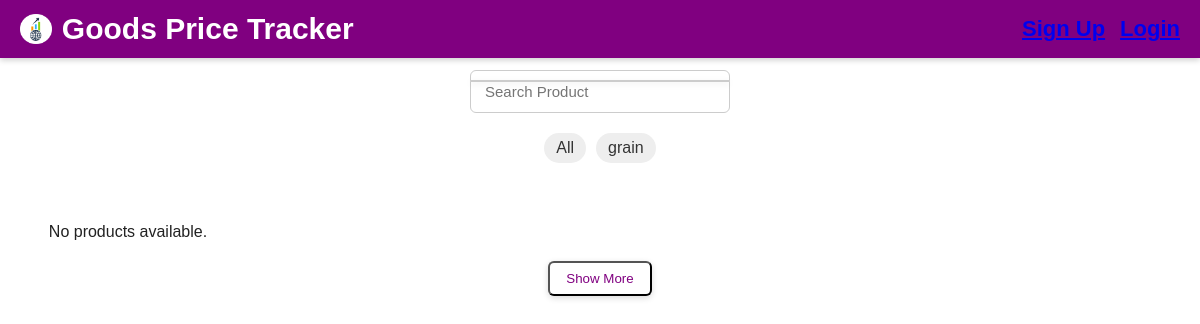
The page /?tag=Vegetable on the database as committed earlier.
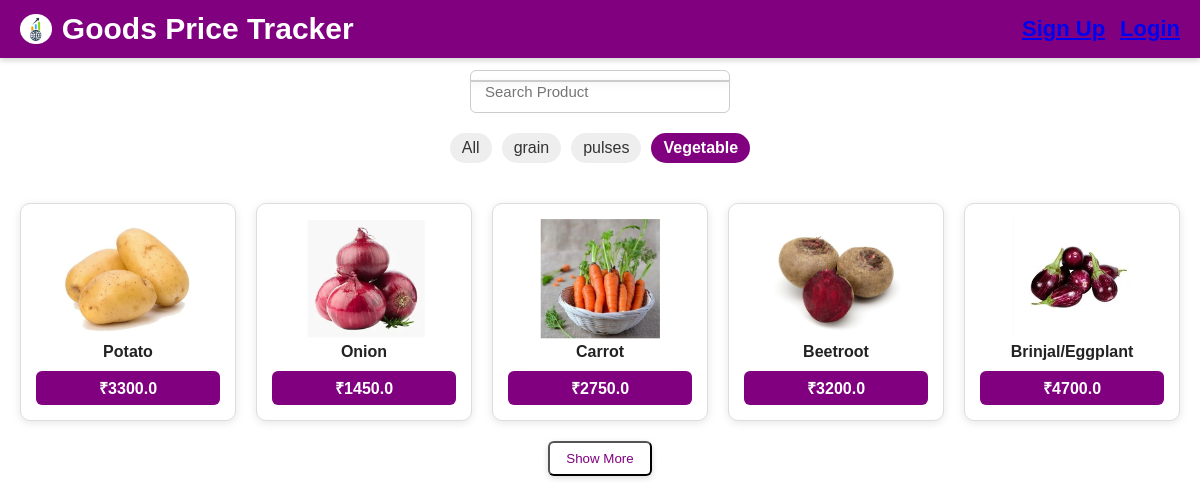
The same page on the database as committed later.
### tracker/models.py (models this page shows, shortened)
class Product(models.Model):
    product_id = models.AutoField(primary_key=True)
    name = models.CharField(max_length=100)
    description = models.TextField()
    price = models.FloatField()
    category = models.CharField(max_length=100)
    tag = models.CharField(max_length=255)
    unit = models.CharField(max_length=50)
    image = models.ImageField(upload_to='product_images/', blank=True, null=True)

### tracker/views.py (the view)
# urls.py: path('', views.dashboard, name='dashboard'),
def dashboard(request):
    tags = ['tag1', 'tag2']  # or get from database
    products = Product.objects.all()  # or filtered queryset
    selected_tag = request.GET.get('tag', 'all')
    limit = int(request.GET.get('limit', 20))
    context = {
        'tags': tags,
        'products': products[:limit],
        'selected_tag': selected_tag,
        'limit': limit,
    }
    if not request.user.is_authenticated and request.GET.get("guest") == "true":
        request.session["is_guest"] = True
    elif request.user.is_authenticated:
        request.session["is_guest"] = False
    tag = request.GET.get("tag", "all")
    products = Product.objects.all()
    if tag != "all":
        products = products.filter(tag__icontains=tag)
    limit = int(request.GET.get("limit", 20))
    products = products[:limit]
    tags = list(Product.objects.values_list("tag", flat=True).distinct())
    return render(request, "tracker/dashboard.html", {
        "products": products,
        "tags": tags,
        "selected_tag": tag,
        "limit": limit,
    })

### tracker/templates/tracker/dashboard.html (shortened to what this page needs)
{% load static %}
<!DOCTYPE html>
<html lang="en">
<head>
  <link rel="stylesheet" href="{% static 'css/style.css' %}">
</head>
<body>
  <div class="page-header">
    <div class="logo-title">
      <img src="{% static 'images/logo.png' %}" alt="Logo" class="logo">
      <span>Goods Price Tracker</span>
    </div>
    <div class="top-right">
      {% if request.user.is_authenticated %}
        <span>Welcome, {{ request.user.username }}</span>
        <a href="{% url 'login' %}"><button type="button">Logout</button></a>
      {% else %}
        <a href="{% url 'signup' %}">Sign Up</a>
        <a href="{% url 'login' %}">Login</a>
      {% endif %}
    </div>
  </div>
  <div class="center">
    <input type="text" id="searchInput" placeholder="Search Product" autocomplete="off">
    <ul id="searchResults" class="search-results"></ul>
  </div>
  <div class="tags-bar">
    <a href="?tag=all" class="tag {% if selected_tag == 'all' %}active{% endif %}">All</a>
    {% for t in tags %}
      <a href="?tag={{ t }}" class="tag {% if selected_tag == t %}active{% endif %}">{{ t }}</a>
    {% endfor %}
  </div>
  <div class="products-grid">
    {% for p in products %}
      <a href="{% url 'product_detail' p.product_id %}" class="product-card">
        {% if p.image %}
          <img src="{{ p.image.url }}" alt="{{ p.name }}">
        {% else %}
          <img src="{% static 'images/default.png' %}" alt="No image">
        {% endif %}
        <h4>{{ p.name }}</h4>
        <div class="price-box">₹{{ p.price }}</div>
      </a>
    {% empty %}
      <p style="text-align:center; margin-top:20px;">No products available.</p>
    {% endfor %}
  </div>
  <div class="center">
    <a href="?tag={{ selected_tag }}&limit={{ limit|add:20 }}">
      <button>Show More</button>
    </a>
  </div>
</body>
</html>

Rows that differ between the two databases and show on the page:
added Product: image (picture), name "Potato", price "3300.0"
added Product: image (picture), name "Onion", price "1450.0"
added Product: image (picture), name "Carrot", price "2750.0"
added Product: image (picture), name "Beetroot", price "3200.0"
added Product: image (picture), name "Brinjal/Eggplant", price "4700.0"
Other text that changed with them:
new list line: "pulses"
new list line: "Vegetable"
text no longer shown: "No products available."
